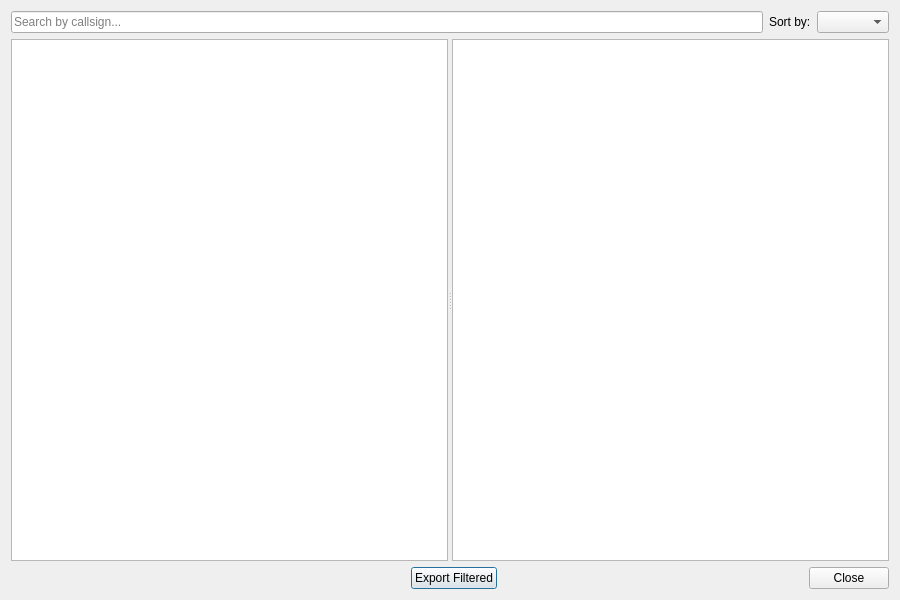
<?xml version="1.0" encoding="UTF-8"?>
<ui version="4.0">
 <class>QSLGalleryDialog</class>
 <widget class="QDialog" name="QSLGalleryDialog">
  <property name="geometry">
   <rect>
    <x>0</x>
    <y>0</y>
    <width>900</width>
    <height>600</height>
   </rect>
  </property>
  <property name="windowTitle">
   <string>QSL Card Gallery</string>
  </property>
  <layout class="QVBoxLayout" name="verticalLayout">
   <item>
    <layout class="QHBoxLayout" name="topLayout">
     <item>
      <widget class="QLineEdit" name="searchEdit">
       <property name="placeholderText">
        <string>Search by callsign...</string>
       </property>
       <property name="clearButtonEnabled">
        <bool>true</bool>
       </property>
      </widget>
     </item>
     <item>
      <widget class="QLabel" name="sortLabel">
       <property name="text">
        <string>Sort by:</string>
       </property>
      </widget>
     </item>
     <item>
      <widget class="QComboBox" name="sortCombo"/>
     </item>
    </layout>
   </item>
   <item>
    <widget class="QSplitter" name="splitter">
     <property name="orientation">
      <enum>Qt::Horizontal</enum>
     </property>
     <widget class="QTreeWidget" name="filterTree">
      <property name="sizePolicy">
       <sizepolicy hsizetype="Preferred" vsizetype="Expanding">
        <horstretch>0</horstretch>
        <verstretch>0</verstretch>
       </sizepolicy>
      </property>
      <property name="indentation">
       <number>16</number>
      </property>
      <property name="headerHidden">
       <bool>true</bool>
      </property>
      <column>
       <property name="text">
        <string notr="true">1</string>
       </property>
      </column>
     </widget>
     <widget class="QListWidget" name="cardListWidget">
      <property name="iconSize">
       <size>
        <width>150</width>
        <height>112</height>
       </size>
      </property>
      <property name="movement">
       <enum>QListView::Static</enum>
      </property>
      <property name="flow">
       <enum>QListView::LeftToRight</enum>
      </property>
      <property name="resizeMode">
       <enum>QListView::Adjust</enum>
      </property>
      <property name="spacing">
       <number>10</number>
      </property>
      <property name="viewMode">
       <enum>QListView::IconMode</enum>
      </property>
      <property name="uniformItemSizes">
       <bool>true</bool>
      </property>
      <property name="wrapping" stdset="0">
       <bool>true</bool>
      </property>
     </widget>
    </widget>
   </item>
   <item>
    <layout class="QHBoxLayout" name="bottomLayout">
     <item>
      <widget class="QLabel" name="statusLabel">
       <property name="text">
        <string/>
       </property>
      </widget>
     </item>
     <item>
      <spacer name="bottomSpacer">
       <property name="orientation">
        <enum>Qt::Horizontal</enum>
       </property>
       <property name="sizeHint" stdset="0">
        <size>
         <width>40</width>
         <height>20</height>
        </size>
       </property>
      </spacer>
     </item>
     <item>
      <widget class="QPushButton" name="exportFilteredButton">
       <property name="text">
        <string>Export Filtered</string>
       </property>
       <property name="icon">
        <iconset theme="document-save-as"/>
       </property>
      </widget>
     </item>
     <item>
      <widget class="QDialogButtonBox" name="buttonBox">
       <property name="orientation">
        <enum>Qt::Horizontal</enum>
       </property>
       <property name="standardButtons">
        <set>QDialogButtonBox::Close</set>
       </property>
      </widget>
     </item>
    </layout>
   </item>
  </layout>
 </widget>
 <resources/>
 <connections>
  <connection>
   <sender>buttonBox</sender>
   <signal>rejected()</signal>
   <receiver>QSLGalleryDialog</receiver>
   <slot>reject()</slot>
   <hints>
    <hint type="sourcelabel">
     <x>400</x>
     <y>580</y>
    </hint>
    <hint type="destinationlabel">
     <x>400</x>
     <y>300</y>
    </hint>
   </hints>
  </connection>
 </connections>
</ui>
